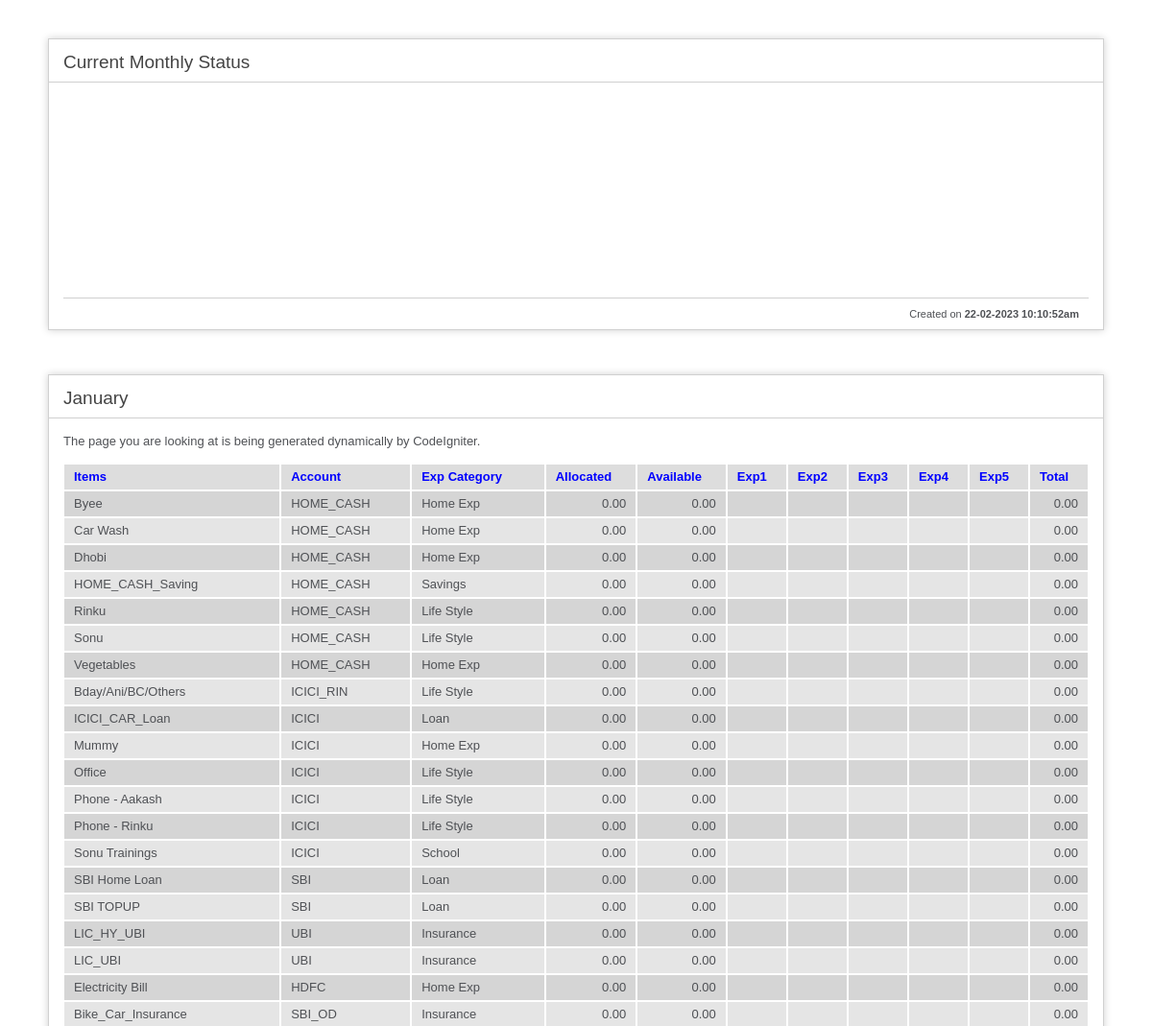
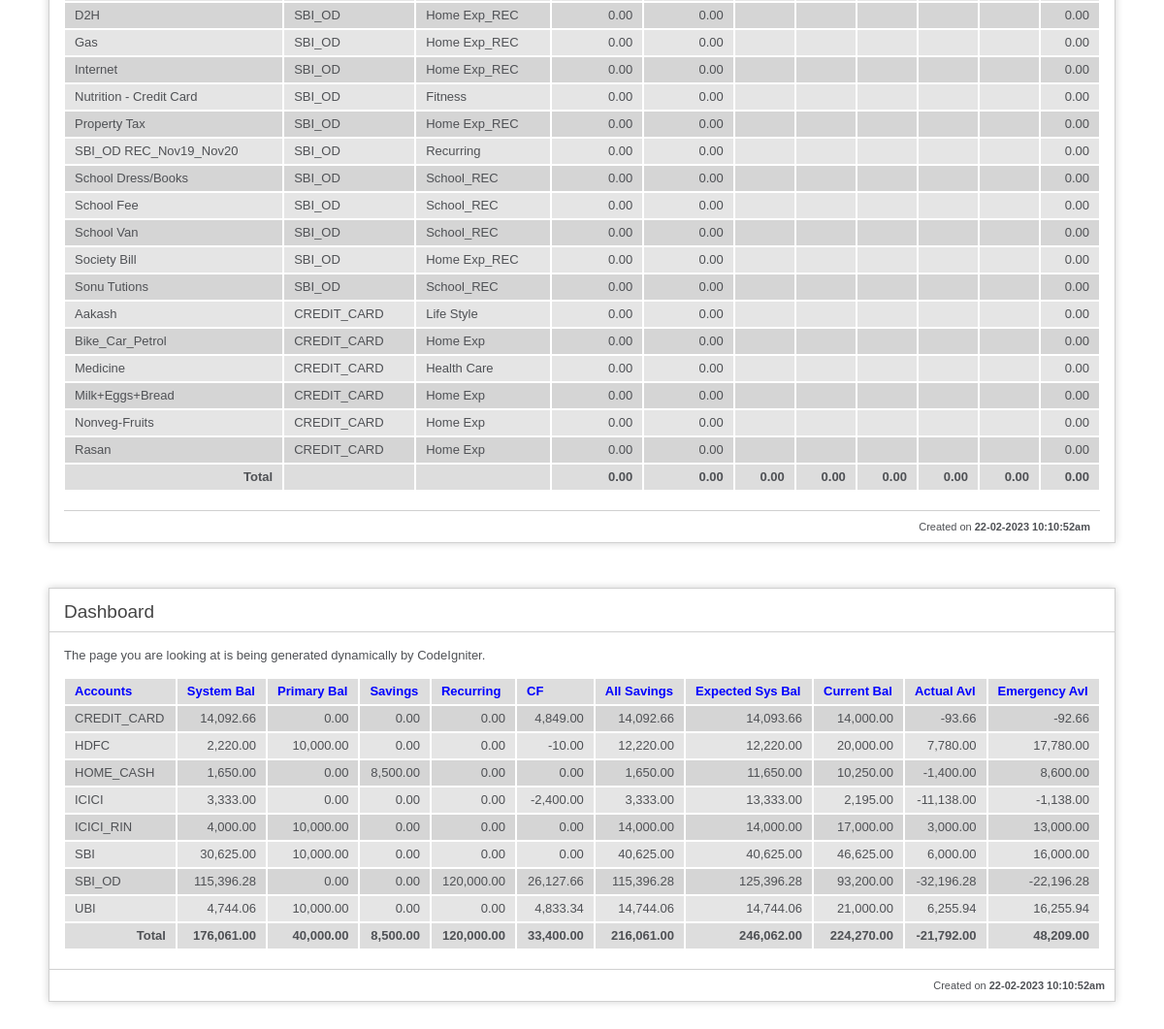
Page /expenditure/index.php/welcome (signed in) on the committed database (2 pictures, top to bottom).
### tables this page shows
CREATE TABLE IF NOT EXISTS `ec_items` (
  `ID` int(11) NOT NULL AUTO_INCREMENT,
  `EXP_ITEM_NAME` varchar(255) DEFAULT NULL,
  `EXP_ITEM_CAT_ID` int(11) NOT NULL,
  `EXP_ACCOUNT_ID` int(11) NOT NULL,
  `DEFAULT_DEPO_AMT` float(10,2) NOT NULL,
  `ACTIVE` varchar(1) NOT NULL DEFAULT 'Y',
  `EXPIRED` enum('N','Y') NOT NULL DEFAULT 'N',
  `FIXED_PAYEE` enum('N','Y') NOT NULL,
  `PAY_DAY` tinyint(2) NOT NULL,
  `USER_ID` int(11) NOT NULL,
  PRIMARY KEY (`ID`),
  KEY `EXP_ITEM_CAT_ID` (`EXP_ITEM_CAT_ID`),
  KEY `EXP_ACCOUNT_ID` (`EXP_ACCOUNT_ID`),
  KEY `ACTIVE` (`ACTIVE`),
  KEY `EXPIRED` (`EXPIRED`),
  KEY `USER_ID` (`USER_ID`),
  KEY `DEFAULT_DEPO_AMT` (`DEFAULT_DEPO_AMT`),
  KEY `FIXED_PAYEE` (`FIXED_PAYEE`),
  KEY `PAY_DAY` (`PAY_DAY`)
);

CREATE TABLE IF NOT EXISTS `ec_accounts` (
  `ID` int(11) NOT NULL AUTO_INCREMENT,
  `EXP_ACCOUNT` varchar(255) DEFAULT NULL,
  `PRIMARY_BAL` float(10,2) NOT NULL,
  `CURRENT_BAL` float(10,2) NOT NULL,
  `COLOR_CODE_ID` tinyint(4) NOT NULL,
  `LAST_UPDATED` datetime NOT NULL,
  `USER_ID` int(11) NOT NULL,
  PRIMARY KEY (`ID`),
  KEY `COLOR_CODE_ID` (`COLOR_CODE_ID`),
  KEY `USER_ID` (`USER_ID`)
);

CREATE TABLE IF NOT EXISTS `ec_items_cat` (
  `ID` int(11) NOT NULL AUTO_INCREMENT,
  `EXP_ITEM_CAT` varchar(255) DEFAULT NULL,
  `USER_ID` int(11) NOT NULL,
  PRIMARY KEY (`ID`),
  KEY `USER_ID` (`USER_ID`),
  KEY `EXP_ITEM_CAT` (`EXP_ITEM_CAT`)
);

### expenditure/application/views/welcome_message.php (the view, shortened to what the rows shown need)
<!DOCTYPE html>
<html lang="en">
<head>
</head>
<body>
<div id="container">
	<h1>Current Monthly Status</h1>
</div>
<div id="container">
	<h1>January</h1>
	<div id="body">
		<div class="rTable">
			<?php
			$m = 0;
			foreach ($monthlyData as $mData)
			{
				if ($m % 2 == 0) {
					$rowbgcss = 'even';
				}
				else
				{
					$rowbgcss = 'odd';
				}
				?>
				<div class="rTableRow <?=$rowbgcss?>">
					<div class="rTableCell"><?=$mData['item_name']?></div>
					<div class="rTableCell"><?=$mData['acct_name']?></div>
					<div class="rTableCell"><?=$mData['item_cat']?></div>
					<div class="rTableCell" align="right"><?=number_format($mData['depo_amt'],2)?></div>
					<div class="rTableCell" align="right"><?=number_format($mData['available_amt'],2)?></div>
					<?php
					for($i = 0; $i < 5; $i++)
					{
						print '<div class="rTableCell" align="right">';
						print '</div>';
					}
					?>
					<div class="rTableCell" align="right"><?=number_format($mData['total_exp'],2)?></div>
				</div>
				<?php
				$m++;
			}
			?>
		</div>
	</div>
</div>
	<div id="container">
		<h1>Dashboard</h1>
		<div id="body">
			<div class="rTable">
				<?php
				$i = 0;
				foreach ($dashboardData as $dData)
				{
					if ($i % 2 == 0) {
						$rowbgcss = 'even';
					}
					else
					{
						$rowbgcss = 'odd';
					}
					?>
					<div class="rTableRow <?=$rowbgcss?>">
						<div class="rTableCell"><?=$dData['Accounts']?></div>
						<div class="rTableCell" align="right"><?=number_format($dData['System Bal'],2)?></div>
						<div class="rTableCell" align="right"><?=number_format($dData['Primary Bal'],2)?></div>
						<div class="rTableCell" align="right"><?=number_format($dData['Savings'],2)?></div>
						<div class="rTableCell" align="right"><?=number_format($dData['Recurring'],2)?></div>
						<div class="rTableCell" align="right"><?=number_format($dData['CF'],2)?></div>
						<div class="rTableCell" align="right"><?=number_format($dData['All Savings'],2)?></div>
						<div class="rTableCell" align="right"><?=number_format($dData['Expected Sys Bal'],2)?></div>
						<div class="rTableCell" align="right"><?=number_format($dData['Current Bal'],2)?></div>
						<div class="rTableCell" align="right"><?=number_format($dData['Actual Avl'],2)?></div>
						<div class="rTableCell" align="right"><?=number_format($dData['Emergency Avl'],2)?></div>
					</div>
					<?php
					$i++;
				}
				?>
			</div>
		</div>
	</div>
</body>
</html>

### rows in the picture
ec_items: EXP_ITEM_NAME "Byee", ec_accounts.EXP_ACCOUNT "HOME_CASH", ec_items_cat.EXP_ITEM_CAT "Home Exp", depo_amt "0.00", available_amt "0.00", total_exp "0.00"
ec_items: EXP_ITEM_NAME "Car Wash", ec_accounts.EXP_ACCOUNT "HOME_CASH", ec_items_cat.EXP_ITEM_CAT "Home Exp", depo_amt "0.00", available_amt "0.00", total_exp "0.00"
ec_items: EXP_ITEM_NAME "Dhobi", ec_accounts.EXP_ACCOUNT "HOME_CASH", ec_items_cat.EXP_ITEM_CAT "Home Exp", depo_amt "0.00", available_amt "0.00", total_exp "0.00"
ec_items: EXP_ITEM_NAME "HOME_CASH_Saving", ec_accounts.EXP_ACCOUNT "HOME_CASH", ec_items_cat.EXP_ITEM_CAT "Savings", depo_amt "0.00", available_amt "0.00", total_exp "0.00"
ec_items: EXP_ITEM_NAME "Rinku", ec_accounts.EXP_ACCOUNT "HOME_CASH", ec_items_cat.EXP_ITEM_CAT "Life Style", depo_amt "0.00", available_amt "0.00", total_exp "0.00"
ec_items: EXP_ITEM_NAME "Sonu", ec_accounts.EXP_ACCOUNT "HOME_CASH", ec_items_cat.EXP_ITEM_CAT "Life Style", depo_amt "0.00", available_amt "0.00", total_exp "0.00"
ec_items: EXP_ITEM_NAME "Vegetables", ec_accounts.EXP_ACCOUNT "HOME_CASH", ec_items_cat.EXP_ITEM_CAT "Home Exp", depo_amt "0.00", PAY_DAY "0.00", System "1,650.00", Savings "8,500.00", Recurring "0.00", All "1,650.00", Expected "11,650.00", Current "10,250.00", Actual "-1,400.00", Emergency "8,600.00"
ec_items: EXP_ITEM_NAME "Bday/Ani/BC/Others", ec_accounts.EXP_ACCOUNT "ICICI_RIN", ec_items_cat.EXP_ITEM_CAT "Life Style", depo_amt "0.00", PAY_DAY "0.00"
ec_items: EXP_ITEM_NAME "ICICI_CAR_Loan", ec_accounts.EXP_ACCOUNT "ICICI", ec_items_cat.EXP_ITEM_CAT "Loan", depo_amt "0.00", available_amt "0.00", total_exp "0.00"
ec_items: EXP_ITEM_NAME "Mummy", ec_accounts.EXP_ACCOUNT "ICICI", ec_items_cat.EXP_ITEM_CAT "Home Exp", depo_amt "0.00", available_amt "0.00", total_exp "0.00"
ec_items: EXP_ITEM_NAME "Office", ec_accounts.EXP_ACCOUNT "ICICI", ec_items_cat.EXP_ITEM_CAT "Life Style", depo_amt "0.00", PAY_DAY "0.00"
ec_items: EXP_ITEM_NAME "Phone - Aakash", ec_accounts.EXP_ACCOUNT "ICICI", ec_items_cat.EXP_ITEM_CAT "Life Style", depo_amt "0.00", PAY_DAY "0.00"
ec_items: EXP_ITEM_NAME "Phone - Rinku", ec_accounts.EXP_ACCOUNT "ICICI", ec_items_cat.EXP_ITEM_CAT "Life Style", depo_amt "0.00", available_amt "0.00", total_exp "0.00"
ec_items: EXP_ITEM_NAME "Sonu Trainings", ec_accounts.EXP_ACCOUNT "ICICI", ec_items_cat.EXP_ITEM_CAT "School", depo_amt "0.00", PAY_DAY "0.00"
ec_items: EXP_ITEM_NAME "SBI Home Loan", ec_accounts.EXP_ACCOUNT "SBI", ec_items_cat.EXP_ITEM_CAT "Loan", depo_amt "0.00", available_amt "0.00", total_exp "0.00"
ec_items: EXP_ITEM_NAME "SBI TOPUP", ec_accounts.EXP_ACCOUNT "SBI", ec_items_cat.EXP_ITEM_CAT "Loan", depo_amt "0.00", available_amt "0.00", total_exp "0.00"
ec_items: EXP_ITEM_NAME "LIC_HY_UBI", ec_accounts.EXP_ACCOUNT "UBI", ec_items_cat.EXP_ITEM_CAT "Insurance", depo_amt "0.00", PAY_DAY "0.00"
ec_items: EXP_ITEM_NAME "LIC_UBI", ec_accounts.EXP_ACCOUNT "UBI", ec_items_cat.EXP_ITEM_CAT "Insurance", depo_amt "0.00", available_amt "0.00", total_exp "0.00"
ec_items: EXP_ITEM_NAME "Electricity Bill", ec_accounts.EXP_ACCOUNT "HDFC", ec_items_cat.EXP_ITEM_CAT "Home Exp", depo_amt "0.00", available_amt "0.00", total_exp "0.00"
ec_items: EXP_ITEM_NAME "Bike_Car_Insurance", ec_accounts.EXP_ACCOUNT "SBI_OD", ec_items_cat.EXP_ITEM_CAT "Insurance", depo_amt "0.00", PAY_DAY "0.00"
ec_items: EXP_ITEM_NAME "D2H", ec_accounts.EXP_ACCOUNT "SBI_OD", ec_items_cat.EXP_ITEM_CAT "Home Exp_REC", depo_amt "0.00", PAY_DAY "0.00"
ec_items: EXP_ITEM_NAME "Gas", ec_accounts.EXP_ACCOUNT "SBI_OD", ec_items_cat.EXP_ITEM_CAT "Home Exp_REC", depo_amt "0.00", PAY_DAY "0.00"
ec_items: EXP_ITEM_NAME "Internet", ec_accounts.EXP_ACCOUNT "SBI_OD", ec_items_cat.EXP_ITEM_CAT "Home Exp_REC", depo_amt "0.00", PAY_DAY "0.00"
ec_items: EXP_ITEM_NAME "Nutrition - Credit Card", ec_accounts.EXP_ACCOUNT "SBI_OD", ec_items_cat.EXP_ITEM_CAT "Fitness", depo_amt "0.00", PAY_DAY "0.00"
ec_items: EXP_ITEM_NAME "Property Tax", ec_accounts.EXP_ACCOUNT "SBI_OD", ec_items_cat.EXP_ITEM_CAT "Home Exp_REC", depo_amt "0.00", PAY_DAY "0.00"
ec_items: EXP_ITEM_NAME "SBI_OD REC_Nov19_Nov20", ec_accounts.EXP_ACCOUNT "SBI_OD", ec_items_cat.EXP_ITEM_CAT "Recurring", depo_amt "0.00", available_amt "0.00", total_exp "0.00"
ec_items: EXP_ITEM_NAME "School Dress/Books", ec_accounts.EXP_ACCOUNT "SBI_OD", ec_items_cat.EXP_ITEM_CAT "School_REC", depo_amt "0.00", PAY_DAY "0.00"
ec_items: EXP_ITEM_NAME "School Fee", ec_accounts.EXP_ACCOUNT "SBI_OD", ec_items_cat.EXP_ITEM_CAT "School_REC", depo_amt "0.00", PAY_DAY "0.00"
ec_items: EXP_ITEM_NAME "School Van", ec_accounts.EXP_ACCOUNT "SBI_OD", ec_items_cat.EXP_ITEM_CAT "School_REC", depo_amt "0.00", PAY_DAY "0.00"
ec_items: EXP_ITEM_NAME "Society Bill", ec_accounts.EXP_ACCOUNT "SBI_OD", ec_items_cat.EXP_ITEM_CAT "Home Exp_REC", depo_amt "0.00", PAY_DAY "0.00"
ec_items: EXP_ITEM_NAME "Sonu Tutions", ec_accounts.EXP_ACCOUNT "SBI_OD", ec_items_cat.EXP_ITEM_CAT "School_REC", depo_amt "0.00", PAY_DAY "0.00"
ec_items: EXP_ITEM_NAME "Aakash", ec_accounts.EXP_ACCOUNT "CREDIT_CARD", ec_items_cat.EXP_ITEM_CAT "Life Style", depo_amt "0.00", PAY_DAY "0.00"
ec_items: EXP_ITEM_NAME "Bike_Car_Petrol", ec_accounts.EXP_ACCOUNT "CREDIT_CARD", ec_items_cat.EXP_ITEM_CAT "Home Exp", depo_amt "0.00", PAY_DAY "0.00"
ec_items: EXP_ITEM_NAME "Medicine", ec_accounts.EXP_ACCOUNT "CREDIT_CARD", ec_items_cat.EXP_ITEM_CAT "Health Care", depo_amt "0.00", PAY_DAY "0.00"
ec_items: EXP_ITEM_NAME "Milk+Eggs+Bread", ec_accounts.EXP_ACCOUNT "CREDIT_CARD", ec_items_cat.EXP_ITEM_CAT "Home Exp", depo_amt "0.00", available_amt "0.00", total_exp "0.00"
ec_items: EXP_ITEM_NAME "Nonveg-Fruits", ec_accounts.EXP_ACCOUNT "CREDIT_CARD", ec_items_cat.EXP_ITEM_CAT "Home Exp", depo_amt "0.00", available_amt "0.00", total_exp "0.00"
ec_items: EXP_ITEM_NAME "Rasan", ec_accounts.EXP_ACCOUNT "CREDIT_CARD", ec_items_cat.EXP_ITEM_CAT "Home Exp", depo_amt "0.00", PAY_DAY "0.00"
ec_accounts: EXP_ACCOUNT "HDFC", System "2,220.00", PRIMARY_BAL "10,000.00", Savings "0.00", Recurring "0.00", CF "-10.00", All "12,220.00", Expected "12,220.00", CURRENT_BAL "20,000.00", Actual "7,780.00", Emergency "17,780.00"
ec_accounts: EXP_ACCOUNT "ICICI_RIN", System "4,000.00", PRIMARY_BAL "10,000.00", Savings "0.00", Recurring "0.00", CF "0.00", All "14,000.00", Expected "14,000.00", CURRENT_BAL "17,000.00", Actual "3,000.00", Emergency "13,000.00"
ec_accounts: EXP_ACCOUNT "SBI", System "30,625.00", PRIMARY_BAL "10,000.00", Savings "0.00", Recurring "0.00", CF "0.00", All "40,625.00", Expected "40,625.00", CURRENT_BAL "46,625.00", Actual "6,000.00", Emergency "16,000.00"
ec_accounts: EXP_ACCOUNT "UBI", System "4,744.06", PRIMARY_BAL "10,000.00", Savings "0.00", Recurring "0.00", CF "4,833.34", All "14,744.06", Expected "14,744.06", CURRENT_BAL "21,000.00", Actual "6,255.94", Emergency "16,255.94"

### other values in the picture
$t_depo_amt "0.00"
$t_available_amt "0.00"
$t_exp_1 "0.00"
$t_exp_2 "0.00"
$t_exp_3 "0.00"
$t_exp_4 "0.00"
$t_exp_5 "0.00"
$t_total_exp "0.00"
$dData['Accounts'] "CREDIT_CARD"
$dData['System Bal'] "14,092.66"
$dData['Primary Bal'] "0.00"
$dData['Savings'] "0.00"
$dData['Recurring'] "0.00"
$dData['CF'] "4,849.00"
$dData['All Savings'] "14,092.66"
